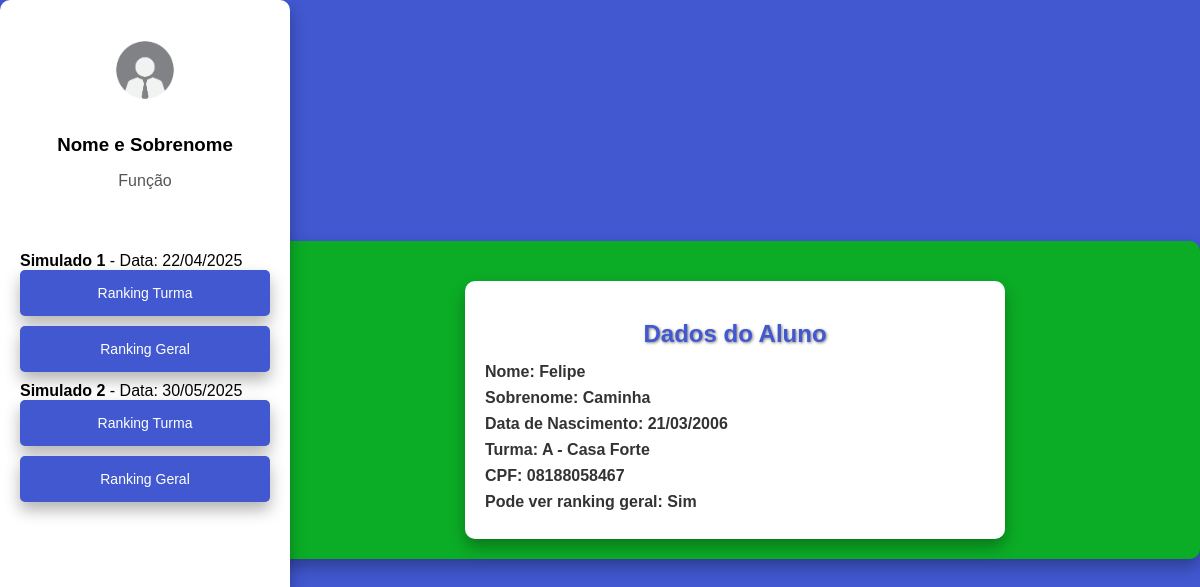
/cadastros/responsavel/ (signed in), run on the app's committed database.
### cadastros/models.py (models this page shows, shortened)
class Simulado(models.Model):
    TIPOS_SIMULADO = [
        ('CM', 'Colégio Militar'),
        ('EA', 'Escola de Aplicação'),
    ]
    nome = models.CharField(max_length=100)
    tipo = models.CharField(max_length=2, choices=TIPOS_SIMULADO)
    data = models.DateField()

class Aluno(models.Model):
    user = models.OneToOneField(User, on_delete=models.CASCADE, null=True)
    nome = models.CharField(max_length=50)
    sobrenome = models.CharField(max_length=50)
    cpf = models.CharField(max_length=11, unique=True)
    data_nascimento = models.DateField()
    idade_em_dias = models.PositiveIntegerField(editable=False)
    turma = models.ForeignKey('Turma', on_delete=models.CASCADE, related_name='alunos')
    is_ver_geral = models.BooleanField(default=False, verbose_name="Permissão para Visualizar Ranking Geral")

class Turma(models.Model):
    nome = models.CharField(max_length=100)
    unidade = models.ForeignKey(Unidade, on_delete=models.CASCADE, related_name='turmas')
    def __str__(self):
        return f'{self.nome} - {self.unidade.nome}'

class Unidade(models.Model):
    nome = models.CharField(max_length=100, unique=True)

### cadastros/views.py (the view, shortened to what this page needs)
# urls.py: path('responsavel/', ResponsavelView.as_view(), name='responsavel'),
class ResponsavelView(LoginRequiredMixin, View):
    template_name = 'responsavel.html'
    def get(self, request):
        aluno = aluno = get_object_or_404(Aluno, user=request.user)
        simulados = SimuladoMediator.listar_simulados()
        turmas = Turma.objects.all()
        return render(request, self.template_name, {'aluno': aluno, 'simulados': simulados, 'turmas': turmas})

### cadastros/mediators.py (called while the page is built)
    @staticmethod
    def listar_simulados():
        return Simulado.objects.all()

### cadastros/templates/responsavel.html (shortened to what this page needs)
<!DOCTYPE html>
<html lang="pt-br">
<head>
</head>
<body>
    <div class="sidebar">
        <div class="profile">
            <img src="/static/imgfunc.jpg" alt="funcionario" width="100" height="100">
            <h3>Nome e Sobrenome</h3>
            <p>Função</p>
        </div>
        <nav>
            <ul>
                {% for simulado in simulados %}
                    <li>
                        <strong>{{ simulado.nome }}</strong> - Data: {{ simulado.data|date:"d/m/Y" }}
                        <a href="{% url 'ranking_turma_responsavel' simulado.id %}">Ranking Turma</a>
                        {% if request.user.aluno.is_ver_geral %}
                        <a href="{% url 'ranking_geral_responsavel' simulado.id %}" class="ranking-geral-botao">Ranking Geral</a>
                        {% endif %}
                    </li>
                {% endfor %}
            </ul>
        </nav>
    </div>
    <div class="page-content">
        <div class="container">
            {% if aluno %}
                <div class="aluno-container">
                    <h2>Dados do Aluno</h2>
                    <p><strong>Nome:</strong> {{ aluno.nome }}</p>
                    <p><strong>Sobrenome:</strong> {{ aluno.sobrenome }}</p>
                    <p><strong>Data de Nascimento:</strong> {{ aluno.data_nascimento|date:"d/m/Y" }}</p>
                    <p><strong>Turma:</strong> {{ aluno.turma }}</p>
                    <p><strong>CPF:</strong> {{ aluno.cpf }}</p>
                    <p><strong>Pode ver ranking geral:</strong> {% if aluno.is_ver_geral %}Sim{% else %}Não{% endif %}</p>
                </div>
            {% endif %}
        </div>
    </div>
</body>
</html>

### cadastros/templates/responsavel.html (style rules this page uses)
body { font-family: Arial, sans-serif; background-color: rgb(65, 88, 208); color: #333; margin: 0; padding: 0; display: flex; height: 100vh; }
.page-content { display: flex; width: 100%; max-width: 1200px; margin: auto; }
.sidebar { width: 250px; background-color: white; padding: 20px; color: black; display: flex; flex-direction: column; justify-content: flex-start; box-shadow: 0 0.5rem 1rem rgba(0, 0, 0, 0.3); border-radius: 10px; position: fixed; left: 0; top: 0; bottom: 0; height: 100%; overflow-y: auto; }
.sidebar .profile { text-align: center; margin-bottom: 30px; }
.sidebar .profile h3 { margin: 10px 0 5px; color: black; }
.sidebar .profile p { color: #555; }
.sidebar nav a { text-decoration: none; color: white; padding: 15px; border-radius: 5px; background-color: rgb(65, 88, 208); margin-bottom: 10px; text-align: center; box-shadow: 0 0.5rem 1rem rgba(0, 0, 0, 0.3); font-size: 14px; cursor: pointer; transition: background-color 0.3s ease; display: block; }
ul { list-style: none; padding: 0; }
.container { flex: 1; padding: 20px; background-color: rgb(11, 173, 38); border-radius: 10px; box-shadow: 0 0.5rem 1rem rgba(0, 0, 0, 0.3); text-align: center; color: white; margin-left: 270px; max-width: 900px; }
h1, h2 { color: #fff; text-shadow: 1px 1px 3px rgba(0, 0, 0, 0.5); margin-bottom: 20px; }
.aluno-container { background-color: white; color: #333; border-radius: 10px; padding: 20px; margin-top: 20px; box-shadow: 0 0.5rem 1rem rgba(0, 0, 0, 0.3); max-width: 500px; margin-left: auto; margin-right: auto; text-align: left; }
.aluno-container h2 { text-align: center; color: rgb(65, 88, 208); margin-bottom: 15px; }
.aluno-container p { margin: 8px 0; color: #333; font-weight: bold; }
button, .ranking-geral-botao { background-color: #007BFF; color: white; text-decoration: none; padding: 8px 12px; border-radius: 5px; font-size: 14px; cursor: pointer; border: none; transition: background-color 0.3s ease; margin-top: 10px; display: inline-block; }

### data on the page
Simulado: nome "Simulado 1", data "22/04/2025"
Simulado: nome "Simulado 2", data "30/05/2025"
Aluno: nome "Felipe", sobrenome "Caminha", data_nascimento "21/03/2006", turma "A - Casa Forte", cpf "08188058467"
